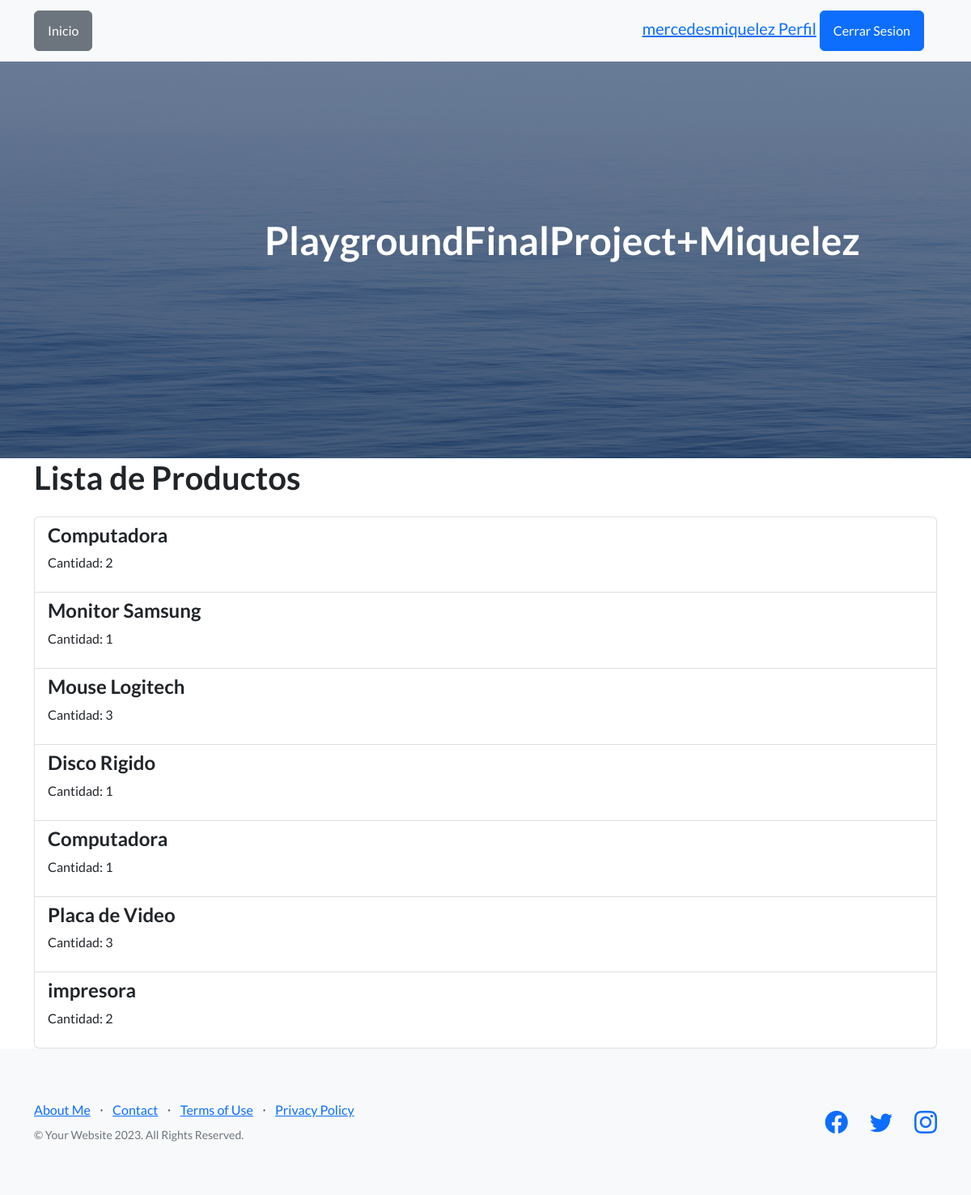
/app1/producto_list/ (signed in), run on the app's committed database.
### app1/models.py (models this page shows, shortened)
class Producto(models.Model):
    descripcion = models.CharField(max_length=100)
    cantidad = models.IntegerField()

### app1/views.py (the view)
# urls.py: path('producto_list/', views.ProductoListView.as_view(), name='producto_list'),
class ProductoListView(ListView):
    model = Producto
    template_name = 'producto_list.html'
    context_object_name = 'productos'

### app1/Templates/producto_list.html
{% extends 'index.html' %}
{% block content %}
    <div class="container">
        <h1 class="mb-4">Lista de Productos</h1>
        <ul class="list-group">
            {% for c in productos %}
                <li class="list-group-item">
                    <h4>{{ c.descripcion }}</h4>
                    <p>Cantidad: {{ c.cantidad }}</p>
                </li>
            {% endfor %}
        </ul>
    </div>
{% endblock %}

### app1/Templates/index.html (shortened to what this page needs)
{% load static %}
<!DOCTYPE html>
<html lang="en">
    <head>
        <link href="https://cdn.jsdelivr.net/npm/bootstrap-icons@1.5.0/font/bootstrap-icons.css" rel="stylesheet" type="text/css" />
        <link href="{% static 'css/styles.css' %}" rel="stylesheet" />
    </head>
    <body>
        <nav class="navbar navbar-light bg-light static-top">
            <div class="container">
                <a href="{% url 'app1:index' %}" class="btn btn-secondary">Inicio</a>
                {% if not request.user.is_authenticated %}
                <a class="btn btn-primary" href="{% url 'app1:login' %}">Iniciar Sesion</a>
                <a class="btn btn-primary" href="{% url 'app1:register' %}">Registrarse</a>
                {% else %}
                <div class="navbar-brand">
                    <a href="http://127.0.0.1:8000/app1/editarPerfil/">
                        {% if request.user.avatar %}
                        <img src="{{ user.avatar.image.url }}" alt="Avatar" height="48px">
                        {% else %}
                        {{ request.user.username }}
                        {% endif %}
                    Perfil</a>
                    <a class="btn btn-primary" href="{% url 'app1:logout' %}">Cerrar Sesion</a>
                </div>
                {% endif %}
            </div>
        </nav>
        <header class="masthead">
            <div class="container position-relative">
                <div class="row justify-content-center">
                    <div class="col-xl-6">
                        <div class="text-center text-white">
                            <h1 class="mb-5">PlaygroundFinalProject+Miquelez</h1>
                        </div>
                    </div>
                </div>
            </div>
        </header>
        {% block content %}{% endblock %}
        <footer class="footer bg-light">
            <div class="container">
                <div class="row">
                    <div class="col-lg-6 h-100 text-center text-lg-start my-auto">
                        <ul class="list-inline mb-2">
                            <li class="list-inline-item"><a href="http://127.0.0.1:8000/app1/aboutme/">About Me</a></li>
                            <li class="list-inline-item">⋅</li>
                            <li class="list-inline-item"><a href="#!">Contact</a></li>
                            <li class="list-inline-item">⋅</li>
                            <li class="list-inline-item"><a href="#!">Terms of Use</a></li>
                            <li class="list-inline-item">⋅</li>
                            <li class="list-inline-item"><a href="#!">Privacy Policy</a></li>
                        </ul>
                        <p class="text-muted small mb-4 mb-lg-0">&copy; Your Website 2023. All Rights Reserved.</p>
                    </div>
                    <div class="col-lg-6 h-100 text-center text-lg-end my-auto">
                        <ul class="list-inline mb-0">
                            <li class="list-inline-item me-4">
                                <a href="#!"><i class="bi-facebook fs-3"></i></a>
                            </li>
                            <li class="list-inline-item me-4">
                                <a href="#!"><i class="bi-twitter fs-3"></i></a>
                            </li>
                            <li class="list-inline-item">
                                <a href="#!"><i class="bi-instagram fs-3"></i></a>
                            </li>
                        </ul>
                    </div>
                </div>
            </div>
        </footer>
    </body>
</html>

### data on the page
Producto: descripcion "Computadora", cantidad "2"
Producto: descripcion "Monitor Samsung", cantidad "1"
Producto: descripcion "Mouse Logitech", cantidad "3"
Producto: descripcion "Disco Rigido", cantidad "1"
Producto: descripcion "Computadora", cantidad "1"
Producto: descripcion "Placa de Video", cantidad "3"
Producto: descripcion "impresora", cantidad "2"

### other printed values
{{ request.user.username }} "mercedesmiquelez"
